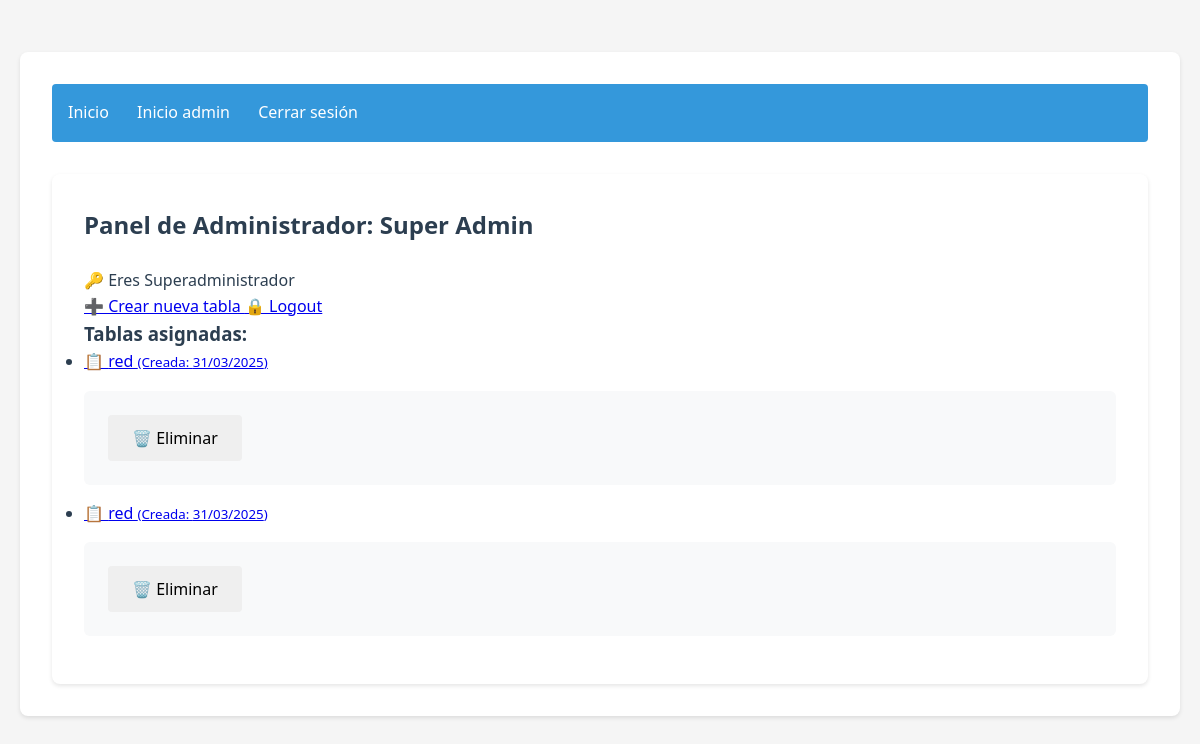
The app's page /admin_home (signed in), older data.
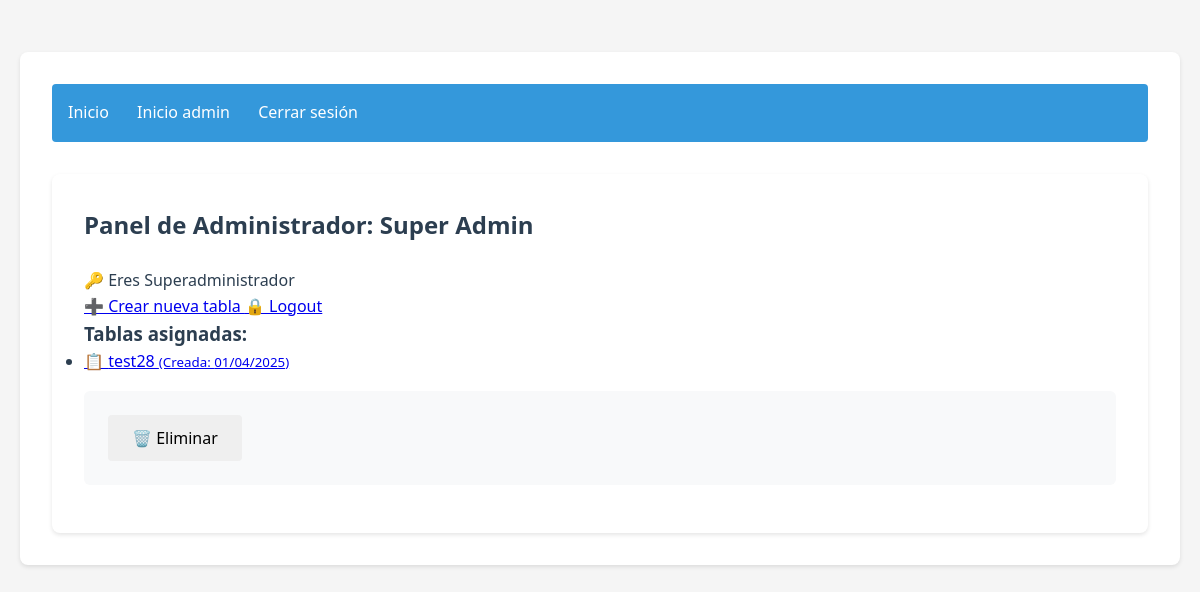
The same page, newer data.
### models.py (models this page shows, shortened)
class Administrador(db.Model):
    __tablename__ = 'administradores'
    id = db.Column(db.Integer, primary_key=True)
    nombre = db.Column(db.String(100), nullable=False)
    usuario = db.Column(db.String(50), unique=True, nullable=False)
    password_hash = db.Column(db.String(128))
    es_superadmin = db.Column(db.Boolean, default=False)
    tablas = db.relationship('Tabla', backref='administrador', cascade='all, delete-orphan')
    @property
    def password(self):
        raise AttributeError("La contraseña no se puede leer directamente")  # <- esta línea estaba mal indentada

class Tabla(db.Model):
    __tablename__ = 'tablas'
    id = db.Column(db.Integer, primary_key=True)
    nombre = db.Column(db.String(100), nullable=False)
    descripcion = db.Column(db.Text)
    fecha_creacion = db.Column(db.DateTime, default=datetime.utcnow)
    admin_id = db.Column(db.Integer, db.ForeignKey('administradores.id'), nullable=False)
    alumnos = db.relationship('Alumno', backref='tabla', cascade='all, delete-orphan')
    documentos = db.relationship("Documento", backref="tabla", cascade="all, delete-orphan")

### app.py (the view)
    @app.route("/admin_home")
    def admin_home():
        if not session.get('usuario_admin'):
            flash("Acceso no autorizado", "error")
            return redirect(url_for("login"))
        admin_actual = obtener_admin_actual()
        if not admin_actual:
            flash("Administrador no encontrado", "error")
            return redirect(url_for("login"))
        if admin_actual.es_superadmin:
            tablas = Tabla.query.all()
        else:
            tablas = Tabla.query.filter_by(admin_id=admin_actual.id).all()
        return render_template("admin/home.html",
                            tablas=tablas,
                            admin_actual=admin_actual)

### helpers.py (called while the page is built)
def obtener_admin_actual():
    usuario = session.get("usuario_admin")
    if usuario:
        return Administrador.query.filter_by(usuario=usuario).first()
    return None

### templates/admin/home.html
{% extends "base.html" %}
{% block content %}
<div class="container">
    <h2>Panel de Administrador: {{ admin_actual.nombre }}</h2>
    {% if admin_actual.es_superadmin %}
        <div class="alert alert-info">🔑 Eres Superadministrador</div>
    {% endif %}
    <div class="action-buttons">
        <a href="{{ url_for('crear_tabla') }}" class="btn btn-primary">
            ➕ Crear nueva tabla
        </a>
        <a href="{{ url_for('logout_admin') }}" class="btn btn-secondary">
            🔒 Logout
        </a>
    </div>
    <h3>Tablas asignadas:</h3>
    {% if tablas %}
        <ul class="list-group">
            {% for tabla in tablas %}
                <li class="list-group-item d-flex justify-content-between align-items-center">
                    <a href="{{ url_for('ver_tabla', id_tabla=tabla.id) }}">
                        📋 {{ tabla.nombre }}
                        <small class="text-muted">
                            (Creada: {{ tabla.fecha_creacion.strftime('%d/%m/%Y') }})
                        </small>
                    </a>
                    <form action="{{ url_for('eliminar_tabla', id_tabla=tabla.id) }}" method="POST">
                        <button type="submit" class="btn btn-sm btn-danger"
                                onclick="return confirm('¿Eliminar esta tabla y todos sus alumnos?')">
                            🗑️ Eliminar
                        </button>
                    </form>
                </li>
            {% endfor %}
        </ul>
    {% else %}
        <div class="alert alert-warning">
            No tienes tablas asignadas. Crea una para comenzar.
        </div>
    {% endif %}
</div>
{% endblock %}

### templates/base.html (shortened to what this page needs)
<!DOCTYPE html>
<html>
<head>
    <link rel="stylesheet" href="{{ url_for('static', filename='css/main.css') }}">
</head>
<body>
    <div class="container">
        <nav class="nav-bar">
            {% if session.get('usuario_admin') %}
                {% if admin_actual and admin_actual.es_superadmin %}
                    <a href="{{ url_for('superadmin_home') }}" class="nav-link">Inicio</a>
                {% endif %}
                <a href="{{ url_for('admin_home') }}" class="nav-link">Inicio admin</a>
                {% if admin_actual and admin_actual.es_superadmin %}
                    <a href="{{ url_for('logout_superadmin') }}" class="nav-link">Cerrar sesión</a>
                {% else %}
                    <a href="{{ url_for('logout_admin') }}" class="nav-link">Cerrar sesión</a>
                {% endif %}
            {% elif session.get('usuario_alumno') %}
                <div class="alert alert-info">
                    Sesión iniciada como: <strong>{{ session.get('alumno_nombre') }}</strong>
                    <a href="{{ url_for('logout_alumno') }}" class="float-right">Cerrar sesión</a>
                </div>
            {% endif %}
        </nav>
        {% block content %}{% endblock %}
    </div>
</body>
</html>

### static/css/main.css (style rules this page uses)
:root { --color-primario: #3498db; --color-exito: #2ecc71; --color-error: #e74c3c; --color-fondo: #f5f5f5; --color-texto: #2c3e50; --color-borde: #bdc3c7; }
* { box-sizing: border-box; margin: 0; padding: 0; font-family: 'Segoe UI', sans-serif; }
body { background-color: var(--color-fondo); line-height: 1.6; padding: 20px; max-width: 1200px; margin: 0 auto; color: var(--color-texto); }
.container { background: white; padding: 2rem; border-radius: 8px; box-shadow: 0 2px 4px rgba(0,0,0,0.1); margin-top: 2rem; }
h1, h2 { color: var(--color-texto); margin-bottom: 1.5rem; }
form { background: #f8f9fa; border-radius: 6px; padding: 1.5rem; margin: 1rem 0; }
button { padding: 0.75rem 1.5rem; border: none; border-radius: 4px; cursor: pointer; font-size: 1rem; transition: all 0.3s ease; display: inline-flex; align-items: center; gap: 0.5rem; }
.nav-bar { background: var(--color-primario); padding: 1rem; border-radius: 4px; margin-bottom: 2rem; }
.nav-link { color: white; text-decoration: none; margin-right: 1.5rem; }

Row changes from the older to the newer data that the page shows:
removed Tabla: nombre "red", fecha_creacion "31/03/2025"
removed Tabla: nombre "red", fecha_creacion "31/03/2025"
added Tabla: nombre "test28", fecha_creacion "01/04/2025"
